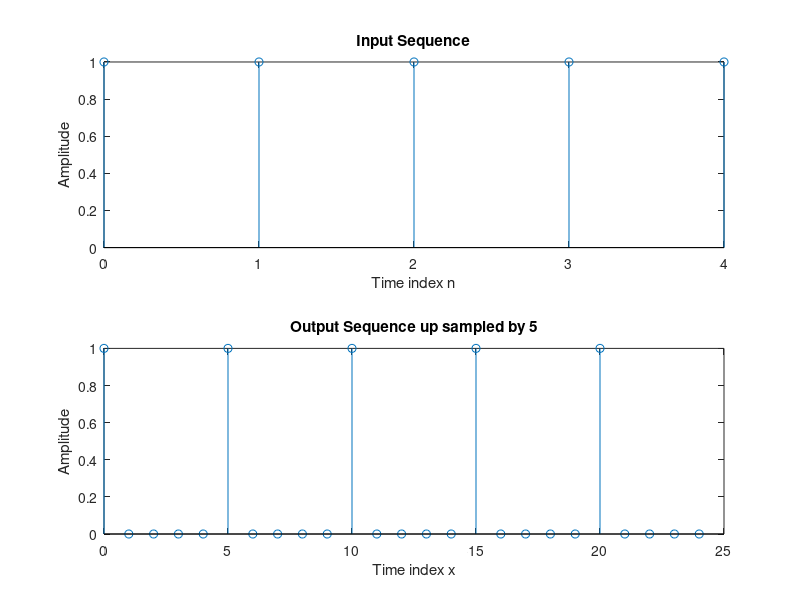

MATLAB code to generate this figure:
clc;
clear all;
close all;
N=input('Input length :');
L=input('Up Sampling Factor :');
fo=input('Input signal Frequency :');
n=0:N-1;
x=cos(2*pi*fo*n);
y=zeros(1,L*length(x));
y([1: L: length(y)])=x;
subplot(2,1,1);
stem(n,x);
xlabel('Time index n');
ylabel('Amplitude');
title('Input Sequence');
subplot(2,1,2);
stem(0:(L*N)-1,y);
xlabel('Time index x');
ylabel('Amplitude');
title(['Output Sequence up sampled by ',num2str(L)]);